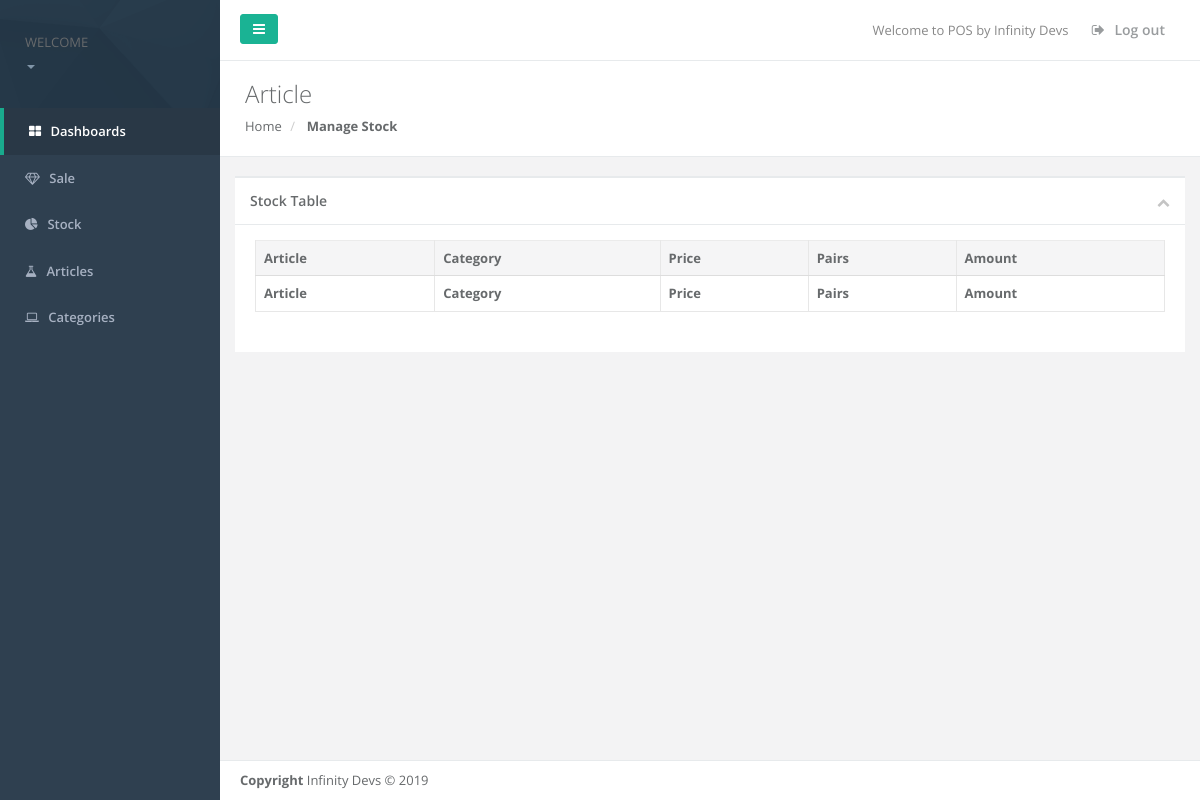
Before: /stock.php with the older database file.
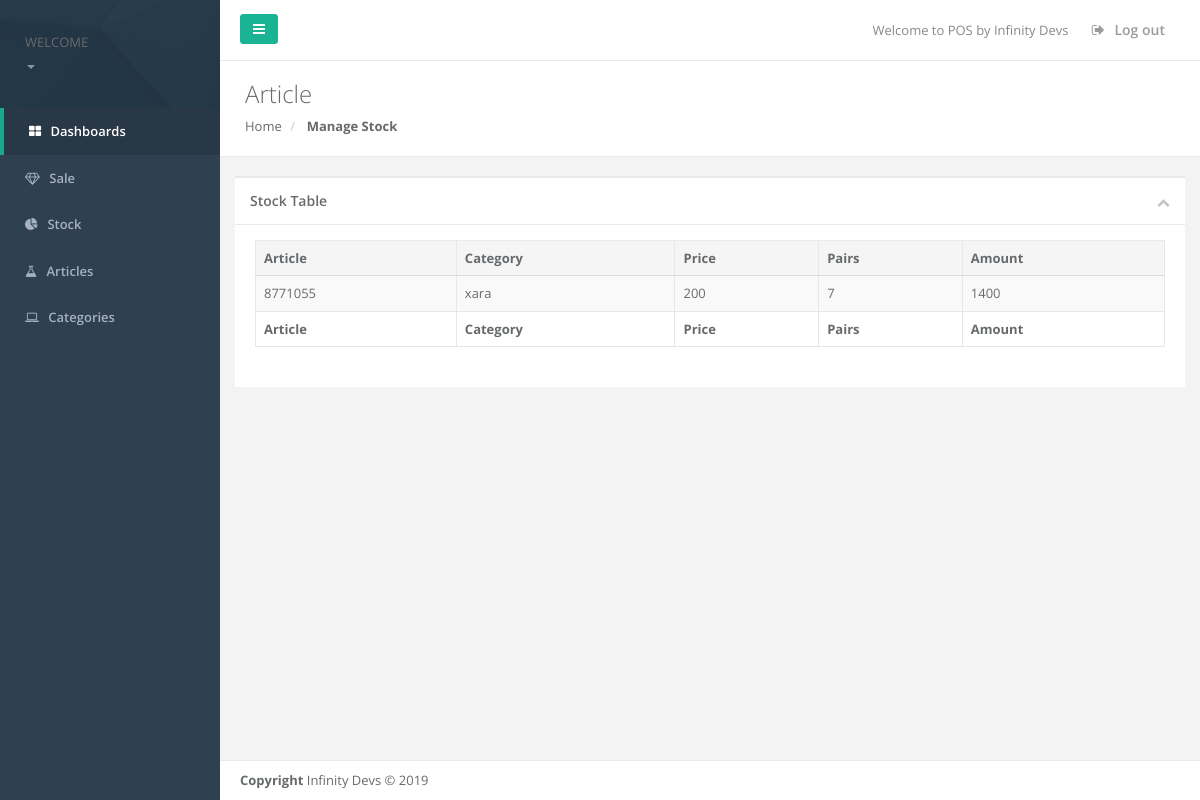
After: the same page with the newer database file.
### tables this page shows
CREATE TABLE `stock` (
  `Article` varchar(25) NOT NULL,
  `Pairs` int(11) NOT NULL
);

### Classes/Connection.php (called while the page is built, shortened)
<?php
class Connection
{
   private $servername = 'localhost';
   private $databaseName = 'WebPOS';
   private $username = 'root';
   private $conn = null;
   public function __construct()
   {
       try {
           $this->conn = new PDO("mysql:host=$this->servername;dbname=$this->databaseName", $this->username);
           $this->conn->setAttribute(PDO::ATTR_ERRMODE, PDO::ERRMODE_EXCEPTION);
       }
       catch(PDOException $e)
       {
           echo "Connection failed: " . $e->getMessage();
       }
   }
   public function prepareQuery($query)
   {
       try {
           return $this->conn->prepare($query);
       }
       catch(PDOException $e)
       {
           echo "Error : " . $e->getMessage();
       }
       return null;
   }
    public function executeQuery($prepared,$parameters)
    {
        try {
            $prepared->execute($parameters);
        }
        catch(PDOException $e)
        {
            echo "Error : " . $e->getMessage();
        }
    }
}

### Classes/Stock.php (called while the page is built, shortened)
<?php
require_once ("Connection.php");
class Stock extends Connection implements CRUD
{
    function retriveAll()
    {
        $query = "SELECT stock.Article,(SELECT categories.Name FROM categories,articles WHERE categories.id=articles.Category AND articles.Article=stock.Article) AS Category, stock.Pairs,(SELECT articles.Price FROM articles WHERE stock.Article=articles.Article)AS Price,(stock.Pairs * (SELECT articles.Price FROM articles WHERE stock.Article=articles.Article)) AS Amount from stock";
        $prepared = $this->prepareQuery($query);
        $this->executeQuery($prepared,null);
        return $prepared;
    }
}

### stock.php (the view, shortened to what the changed rows need)
<?php
require ("Classes/Stock.php");
?>
<!DOCTYPE html>
<html>
<head>
    <link href="css/bootstrap.min.css" rel="stylesheet">
    <link href="font-awesome/css/font-awesome.css" rel="stylesheet">
    <link href="css/plugins/dataTables/datatables.min.css" rel="stylesheet">
    <link href="css/plugins/select2/select2.min.css" rel="stylesheet">
    <link href="css/animate.css" rel="stylesheet">
    <link href="css/style.css" rel="stylesheet">
</head>
<body>
<div id="wrapper">
    <div id="page-wrapper" class="gray-bg">
        <div class="row wrapper border-bottom white-bg page-heading">
            <div class="col-lg-10">
                <h2>Article</h2>
            </div>
        </div>
        <br>
        <div class="row">
            <div class="col-lg-12">
                <div class="ibox float-e-margins">
                    <div class="ibox-content">
                        <div class="table-responsive">
                            <table class="table table-striped table-bordered table-hover dataTables-example" >
                                <thead>
                                <tr>
                                    <th>Article</th>
                                    <th>Category</th>
                                    <th>Price</th>
                                    <th>Pairs</th>
                                    <th>Amount</th>
                                </tr>
                                </thead>
                                <tbody>
                                <?php
                                    $stock = new Stock();
                                    $res = $stock->retriveAll();
                                    if($res->rowCount()>0)
                                    {
                                        $res = $res->fetchAll();
                                        foreach ($res as $r)
                                        {
                                            echo "<tr class=\"gradeX\">";
                                            echo "<td>".$r["Article"]."</td>";
                                            echo "<td>".$r["Category"]."</td>";
                                            echo "<td>".$r["Price"]."</td>";
                                            echo "<td>".$r["Pairs"]."</td>";
                                            echo "<td>".$r["Amount"]."</td>";
                                            echo "</tr>";
                                        }
                                    }
                                ?>
                                </tbody>
                                <tfoot>
                                <tr>
                                    <th>Article</th>
                                    <th>Category</th>
                                    <th>Price</th>
                                    <th>Pairs</th>
                                    <th>Amount</th>
                                </tr>
                                </tfoot>
                            </table>
                        </div>
                    </div>
                </div>
            </div>
        </div>
    </div>
</body>
</html>

Changed rows visible on the page:
added stock: Article "8771055", Category "xara", Price "200", Pairs "7", Amount "1400"
